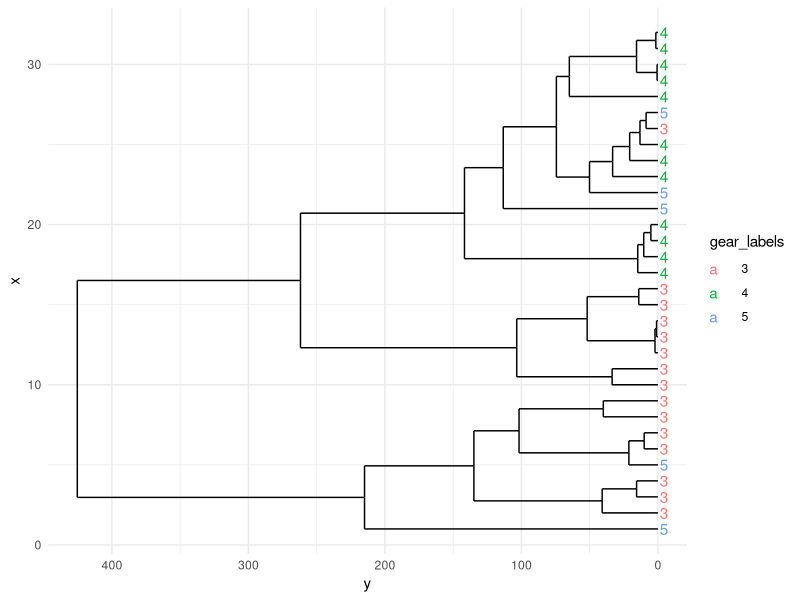

R code for this plot:
library(ggplot2)
library(ggdendro)

# Load data and generate dendrogram data
data(mtcars)
hclust_result <- hclust(dist(mtcars))
dendro_data <- ggdendro::dendro_data(hclust_result)

# Extract the labels from the dendrogram data
dendro_labels <- as.character(dendro_data$labels$label)

# Get the correct indices from mtcars for the labels
correct_indices <- match(dendro_labels, rownames(mtcars))

# Factorize the 'gear', 'car_name', and 'mpg' columns for coloring
mtcars$gear <- as.factor(mtcars$gear)

# Extract 'gear', 'car_name', and 'mpg' values using the correct indices
gear_labels <- mtcars$gear[correct_indices]

# Build the plot
p <- ggplot() + 
  geom_segment(data=dendro_data$segments, 
               aes(x=x, y=y, xend=xend, yend=yend)) +
  geom_text(data=dendro_data$labels, 
            aes(x, y, label=gear_labels, color=gear_labels), 
            hjust=-0.2, check_overlap = TRUE) +
  coord_flip() + 
  scale_y_reverse() +
  theme_minimal() + 
  theme(legend.position = "right")

print(p)
